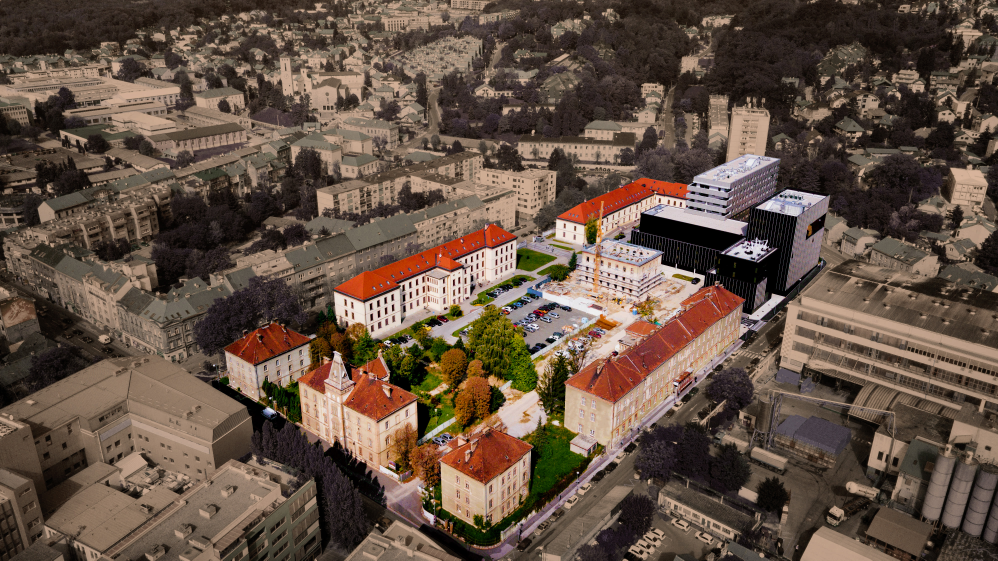
#> input picture 2_USERS/ikuke/FOTODATOTEKE/Algebra_campus.jpg, 3992 x 2242 px, found by its file name (shown at 1/4 size)
$ python foto_2.py
#> lines starting #> are read from the running program, lines starting #| are printed output that depends on the picture
from PIL import Image

foto_putanja = 'C:/PYTHON PROGRAMIRANJE/dev_26Nov2022/2_USERS/ikuke/FOTODATOTEKE/Algebra_campus.jpg'

foto_varijabla = Image.open(foto_putanja)
#> foto_varijabla is the input picture: PIL image 3992x2242 RGB; mean R, G, B 100.1, 81.5, 68.3

print(foto_varijabla)
#| <PIL.JpegImagePlugin.JpegImageFile image mode=RGB size=3992x2242 at 0x7F32FCD7EF90>

print(foto_varijabla.format)
#| JPEG
print(foto_varijabla.mode)
#| RGB
print(foto_varijabla.size)
#| (3992, 2242)

#sadašnja veličina : (lijeva = 0, gornja=0, desna = 3992, donja = 2242)
lijeva=0 + 500; gornja = 0 + 500; desna=foto_varijabla.size[0] - 500; donja = foto_varijabla.size[1] - 500
#> after `desna = foto_varijabla.size[0] - 500`: desna = 3492
#> after `donja = foto_varijabla.size[1] - 500`: donja = 1742
foto_varijabla_crop=foto_varijabla.crop((lijeva, gornja,desna,donja))
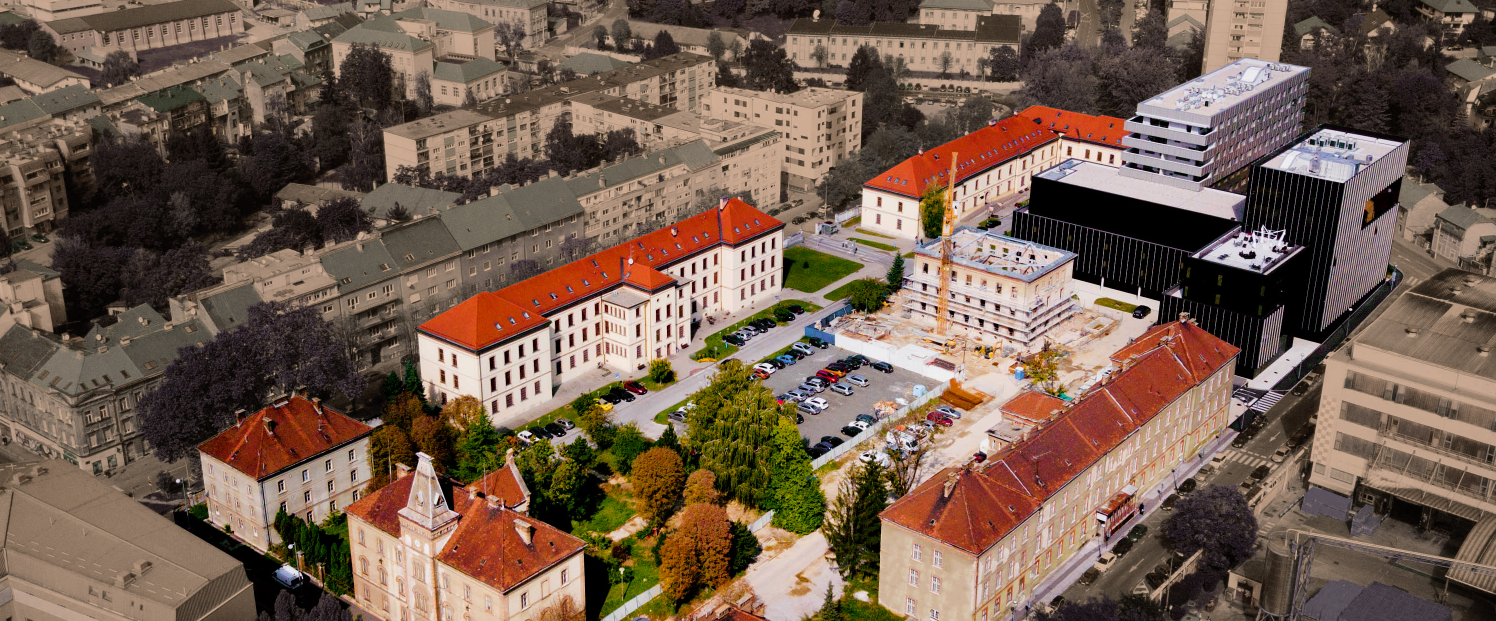
#> foto_varijabla_crop: PIL image 2992x1242 RGB (shown at 1/2 size); mean R, G, B 116.3, 94, 79.1
foto_varijabla_crop.show()

foto_varijabla_crop.save('C:/PYTHON PROGRAMIRANJE/dev_26Nov2022/2_USERS/ikuke/FOTODATOTEKE/Algebra_campus_crop.jpg')
foto_varijabla_crop.convert()

fotka = Image.open(foto_putanja)
fotografija_trans_TB = fotka.transpose (Image.FLIP_TOP_BOTTOM).show()
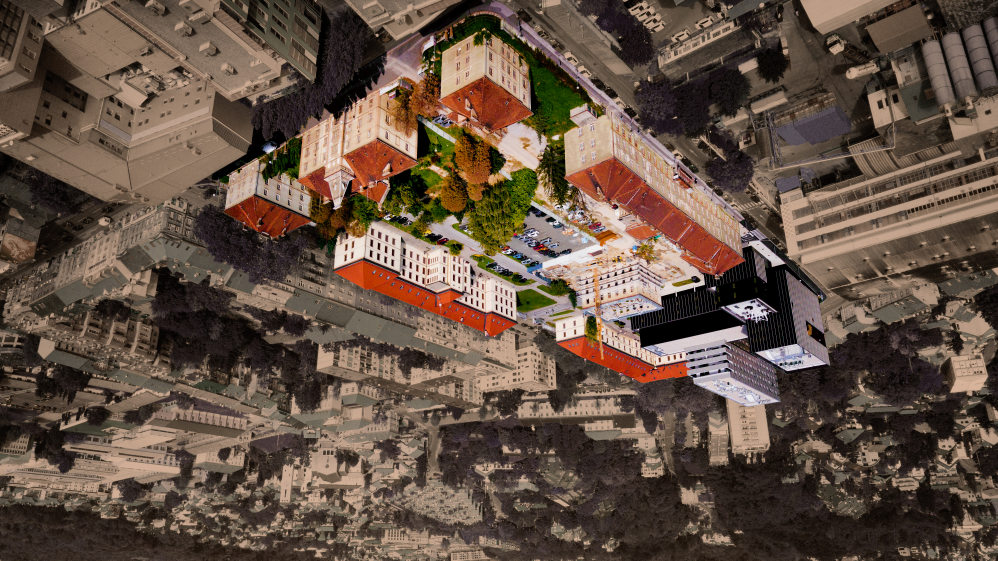
#> shown: PIL image 3992x2242 RGB (shown at 1/4 size); mean R, G, B 100.1, 81.5, 68.3

fotografija_trans_TB = fotka.transpose (Image.ROTATE_90).show()
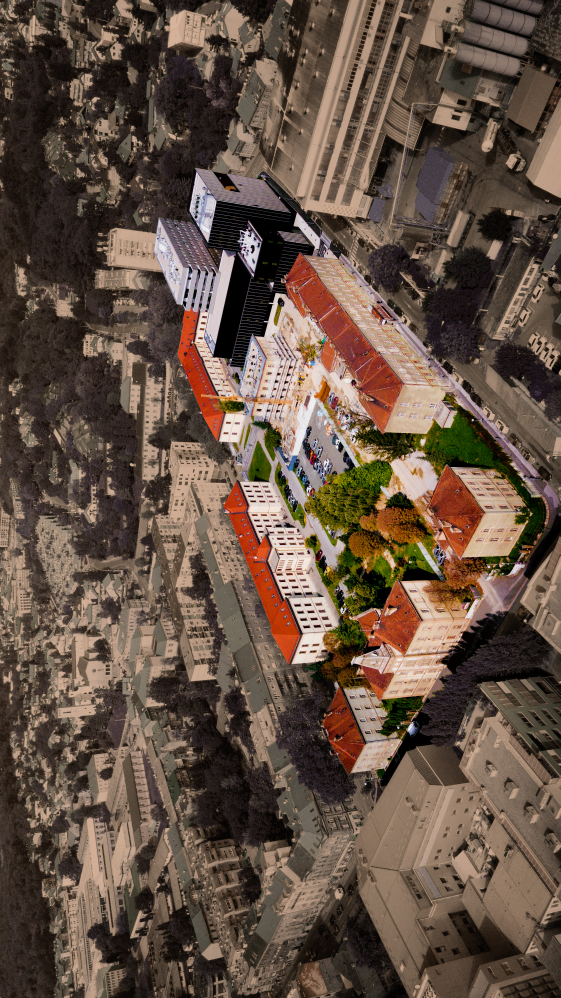
#> shown: PIL image 2242x3992 RGB (shown at 1/4 size); mean R, G, B 100.1, 81.5, 68.3
